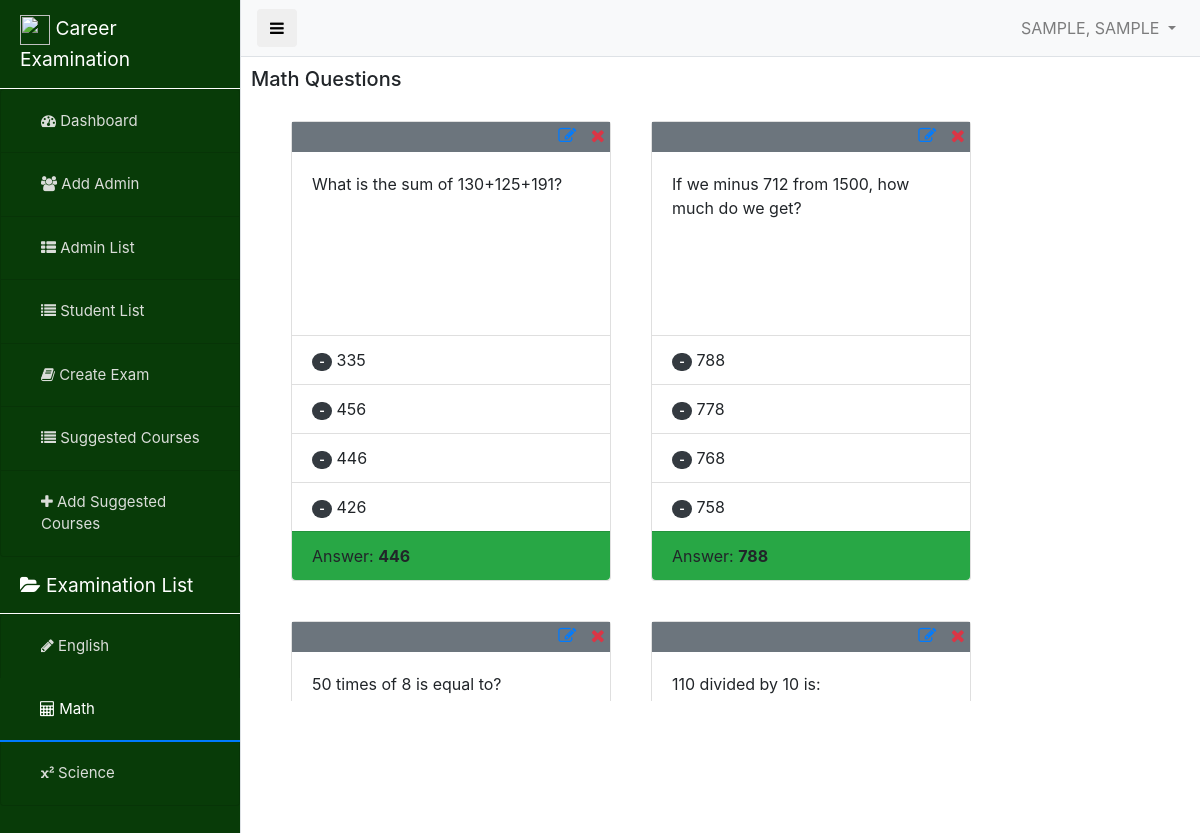
Page /pages/math.php (signed in) on the committed database.
### tables this page shows
CREATE TABLE `exams` (
  `id` int(11) NOT NULL,
  `category` varchar(32) NOT NULL,
  `question` longtext NOT NULL,
  `c1` longtext NOT NULL,
  `c2` longtext NOT NULL,
  `c3` longtext NOT NULL,
  `c4` longtext NOT NULL,
  `answer` longtext NOT NULL
);

### pages/math.php (the view, shortened to what this page needs)
<?php
include "../functions/conn.php";
?>
<!DOCTYPE html>
<html lang="en">
<head>
    <?php include '../components/bootstrap.php'; ?>
    <link rel="stylesheet" href="../dep/font-awesome/css/font-awesome.min.css">
    <link rel="stylesheet" href="../css/admin_style.css">
    <link rel="stylesheet" href="../dep/minJsCss/css/notify.css">
    <link rel="stylesheet" href="../dep/minJsCss/css/prettify.css">
</head>
<body>
    <div class="d-flex" id="wrapper">
        <?php include '../components/admin_sideNav.php'; ?>
        <div id="page-content-wrapper">
            <?php include '../components/admin_nav.php'; ?>
            <h5 class="" style="margin: 10px;">Math Questions</h5>
            <div class="container-fluid">
                <div class="container" style="overflow-y: scroll; height: 600px;">
                    <?php
                    $query = mysqli_query($conn, "SELECT * FROM exams WHERE category = 'math'");
                    while ($row = mysqli_fetch_object($query)) :
                    ?>
                        <div class="card" style="width: 20rem; height: 460px; float: left;margin:20px;">
                            <div class="bg-secondary" style="margin: 0;width: 100%;height: 30px;text-align: right;">
                                <a href="edit-exam.php?cat=Math&&id=<?php echo $row->id ?>" alt="edit" style="text-decoration: none;">
                                    <i class="fa fa-edit" style="font-size: 18px;margin: 5px"></i>
                                </a>
                                <a href="delete-exam.php?id=<?php echo $row->id ?>" alt="delete" class="text-danger" style="text-decoration: none;">
                                    <i class="fa fa-times" style="font-size: 18px;margin: 5px;"></i>
                                </a>
                            </div>
                            <div class="card-body">
                                <p class="card-title">
                                    <?php
                                    echo $row->question;
                                    ?>
                                </p>
                            </div>
                            <ul class="list-group list-group-flush">
                                <li class="list-group-item">
                                    <span class="badge badge-dark badge-pill">-</span>
                                    <?php
                                    echo $row->c1;
                                    ?>
                                </li>
                                <li class="list-group-item">
                                    <span class="badge badge-dark badge-pill">-</span>
                                    <?php
                                    echo $row->c2;
                                    ?>
                                </li>
                                <li class="list-group-item">
                                    <span class="badge badge-dark badge-pill">-</span>
                                    <?php
                                    echo $row->c3;
                                    ?>
                                </li>
                                <li class="list-group-item">
                                    <span class="badge badge-dark badge-pill">-</span>
                                    <?php
                                    echo $row->c4;
                                    ?>
                                </li>
                                <li class="list-group-item bg-success">
                                    <p class="card-text">
                                        Answer: <strong><?php echo $row->answer; ?></strong>
                                    </p>
                                </li>
                            </ul>
                        </div>
                    <?php
                    endwhile;
                    ?>
                </div>
            </div>
        </div>
    </div>
</body>
</html>

### components/admin_nav.php (shortened to what this page needs)
<?php $query = mysqli_query($conn, "SELECT * FROM `admin` WHERE id = $_SESSION[admin_id]"); ?>
<nav class="navbar navbar-expand-lg navbar-light bg-light border-bottom sticky-top">
    <button class="btn btn-default" id="menu-toggle"><i class="fa fa-bars"></i></button>
    <ul class="navbar-nav ml-auto mt-2 mt-lg-0">
        <li class="nav-item dropdown">
            <a class="nav-link dropdown-toggle" href="#" id="navbarDropdown" role="button" data-toggle="dropdown" aria-haspopup="true" aria-expanded="true">
                <?php
                $admin = mysqli_fetch_object($query);
                echo strtoupper($admin->lname) . ", " . strtoupper($admin->fname);
                ?>
            </a>
        </li>
    </ul>
</nav>

### css/admin_style.css (style rules this page uses)
#wrapper { overflow-x: hidden; }
#page-content-wrapper { min-width: 100vw; }
@media (min-width: 768px) { #page-content-wrapper { min-width: 0; width: 100%; } }

### rows in the picture
exams: question "What is the sum of 130+125+191?", c1 "335", c2 "456", c3 "446", c4 "426", answer "446"
exams: question "If we minus 712 from 1500, how much do we get?", c1 "788", c2 "778", c3 "768", c4 "758", answer "788"
exams: question "50 times of 8 is equal to?"
exams: question "110 divided by 10 is:"

### other values in the picture
$title "Dashboard"
$title "Add Admin"
$title "Admin List"
$title "Student List"
$title "Create Exam"
$title "Suggested Courses"
$title "Add Suggested Courses"
$title "English"
$title "Math"
$title "Science"
$admin->lname "SAMPLE"
$admin->fname "SAMPLE"
